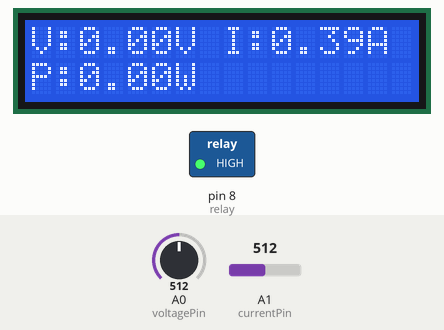
Bench run of a sketch on a simulated Arduino Uno, built with avr-gcc and run on an emulated ATmega328P. Shown: 16×2 character LCD, switched loads named in the sketch (green lamp = pin HIGH). The test bench sets the inputs (shaded band); at power-on: A1 (currentPin) = 512, A0 (voltagePin) = 512. What the sketch prints to the serial monitor is not drawn.

Above: at 3.2 s.
3.3 s: A1 (currentPin) set to 535
At 4.7 s:
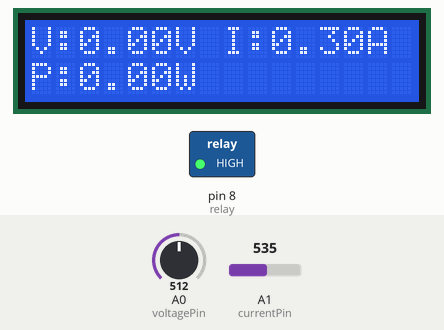
5.6 s: A1 (currentPin) set to 559
At 8.0 s:
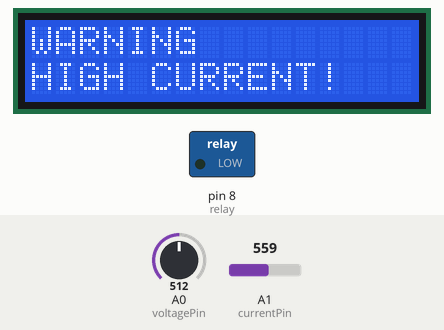
Timing chart, 0 to 9.5 s (numbered marks = the images above; inputs shaded):
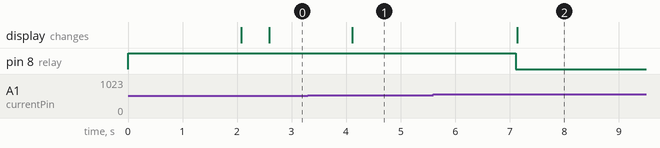

Measured:
- the behaviour switches between 543 and 544 on A1 (currentPin) (found by bisection; images 1 and 2)
- after the input at 3.3 s, the display: changes after 0.81 s (image 1)
- after the input at 5.6 s, pin 8 (relay): HIGH → LOW after 1.5 s; the display: changes after 1.5 s (image 2)

The sketch:

energy_meter.ino
```cpp
#include <Wire.h>
#include <LiquidCrystal_I2C.h>

LiquidCrystal_I2C lcd(0x27, 16, 2);

int overload = 0;
const int relay = 8;
const int voltagePin = A0;
const int currentPin = A1;

float voltageCalibration = 2.5;
float currentCalibration = 0.030;

float voltageOffset = 512.0;
float currentOffset = 525.0;

void setup() {
  Serial.begin(9600);
  pinMode(relay, OUTPUT);
  digitalWrite(relay, HIGH);
  lcd.init();
  lcd.backlight();

  lcd.setCursor(0, 0);
  lcd.print("Energy Meter");
  delay(2000);
  lcd.clear();
}

void loop() {

  long voltageSum = 0;
  long currentSum = 0;

  int samples = 1000;

  for (int i = 0; i < samples; i++)
  {
    int adcV = analogRead(voltagePin);
    int adcI = analogRead(currentPin);

    float v = adcV - voltageOffset;
    float c = adcI - currentOffset;

    voltageSum += v * v;
    currentSum += c * c;

    delayMicroseconds(200);
  }

  float Vrms = sqrt(voltageSum / samples) * voltageCalibration;
  float Irms = sqrt(currentSum / samples) * currentCalibration;

  // Remove small noise current
  if (Irms < 0.05) {
    Irms = 0;
  }
  if (Irms > 0.55) {
    overload = 1;   // remember overload happened
  }
  float power = Vrms * Irms;
  if (overload == 1) {
    digitalWrite(relay, LOW);
    lcd.clear();
    lcd.setCursor(0, 0);
    lcd.print("WARNING");
    lcd.setCursor(0, 1);
    lcd.print("HIGH CURRENT!");
  }
  else {
    digitalWrite(relay, HIGH);
    lcd.setCursor(0, 0);
    lcd.print("V:");
    lcd.print(Vrms);
    lcd.print("V ");
    lcd.print("I:");
    lcd.print(Irms);
    lcd.print("A");

    lcd.setCursor(0, 1);
    lcd.print("P:");
    lcd.print(power);
    lcd.print("W ");

  }

  Serial.print("Voltage: ");
  Serial.print(Vrms);
  Serial.print(" V   ");

  Serial.print("Current: ");
  Serial.print(Irms);
  Serial.print(" A   ");

  Serial.print("Power: ");
  Serial.print(power);
  Serial.println(" W");

  delay(1000);
}
```
